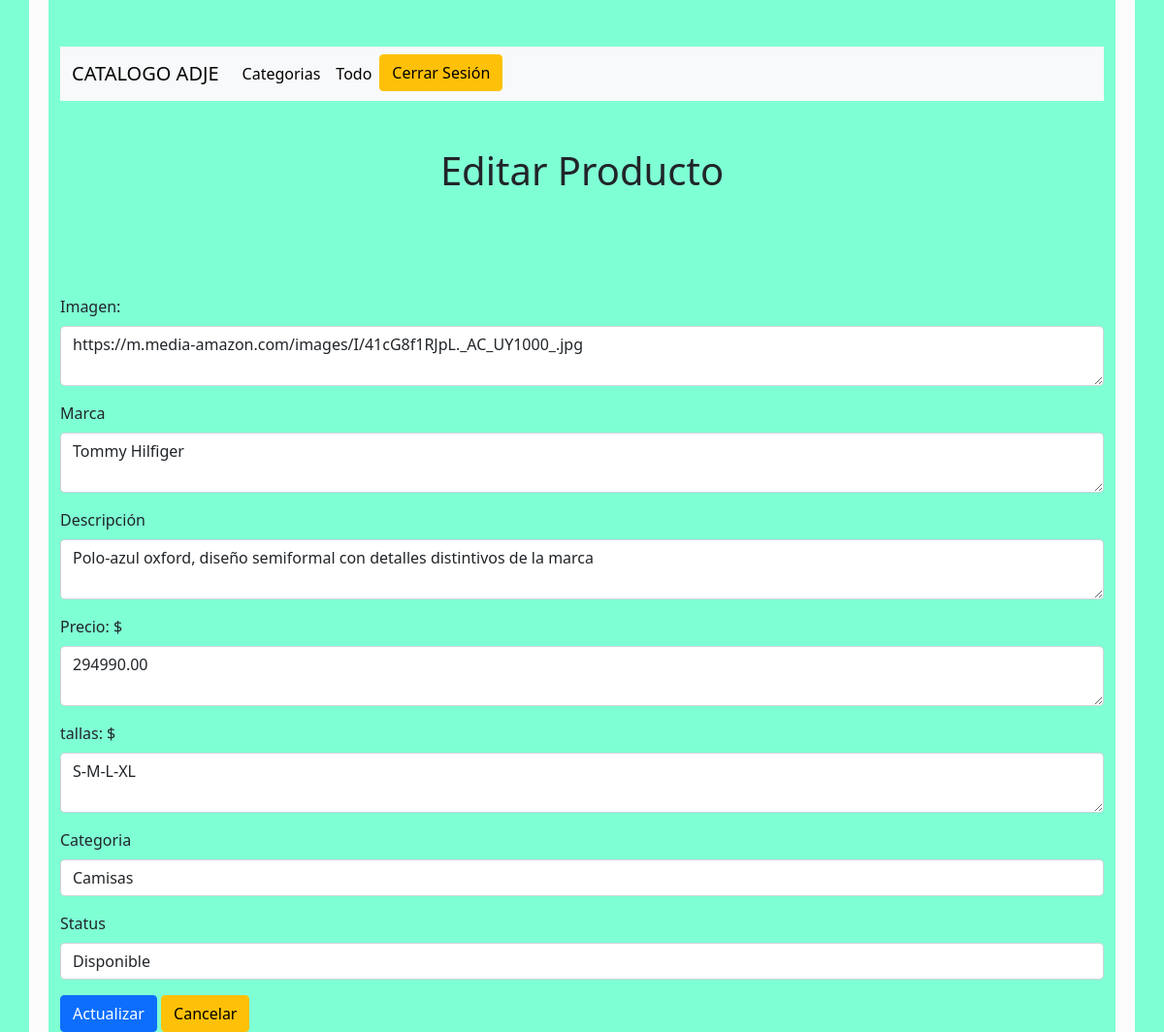
The page /task-edit/8/ (signed in) on the database its author committed.
### todolist/models.py (models this page shows, shortened)
class Task(models.Model):
    imagen= models.TextField()
    title = models.CharField(max_length=300)
    description = models.TextField()
    precio=models.DecimalField(max_digits=10, decimal_places=2)
    tallas=models.TextField()
    done = models.BooleanField(default=False)
    user = models.ForeignKey(User,on_delete=models.CASCADE)
    project = models.ForeignKey(Project,on_delete=models.CASCADE)

### todolist/views.py (the view)
# urls.py: path('task-edit/<int:task_id>/',views.showUpdateTaskForm, name="tasks.edit"),
@login_required
def showUpdateTaskForm(request, task_id):
    projects = Project.objects.filter(user=request.user)
    task = get_object_or_404(Task, id=task_id)
    return render(request,'tasks/update.html',{
        "projects" : projects,
        "task": task
    })

### todolist/templates/tasks/update.html (shortened to what this page needs)
{% extends "layouts/base.html" %}
{% block content %}
<div class="d-flex justify-content-center align-items-center pt-5 pb-5">
    <h1 class="text-center">
        Editar Producto
    </h1>
</div>
<form action="{% url 'tasks.update' task.id %}" method="POST" class="pt-5">
    <div class="mb-3">
        <label for="imagen"class="form-label">Imagen: </label>
        <textarea type="text" class="form-control" id="imagen" name="imagen">{{ task.imagen }}</textarea>
    </div>
    <div class="mb-3">
        <label for="title" class="form-label">Marca</label>
        <textarea type="text" class="form-control" id="title" name="title">{{ task.title }}</textarea>
    </div>
    <div class="mb-3">
        <label for="description" class="form-label">Descripción</label>
        <textarea type="text" class="form-control" id="description" name="description">{{ task.description }}</textarea>
    </div>
    <div class="mb-3">
        <label for="precio" class="form-label"> Precio: $</label>
        <textarea type="number" class="form-control" id="precio" name="precio">{{task.precio}}</textarea>
    </div>
    <div class="mb-3">
        <label for="tallas" class="form-label"> tallas: $</label>
        <textarea type="text" class="form-control" id="tallas" name="tallas">{{task.tallas}}</textarea>
    </div>
    <div class="mb-3">
        <label for="project" class="form-label">Categoria</label>
        <select class="form-control" name="project_id" id="project">
            {% for project in projects %}
            {% if project.id == task.project_id %}
            <option value="{{ project.id }}" selected>{{ project.name }}</option>
            {% else %}
            <option value="{{ project.id }}">{{ project.name }}</option>
            {% endif %}
            {% endfor %}
        </select>
    </div>
    <div class="mb-3">
        <label for="done" class="form-label">Status</label>
        <select class="form-control" name="done" id="done">
            {% if task.done == 1 %}
            <option value="1" selected>Disponible</option>
            {% else %}
            <option value="1" >Disponible</option>
            {% endif %}
        </select>
    </div>
    <div class="row">
        <div class="col-sm-12 justify-content-start">
            <button type="submit" class="btn btn-primary">Actualizar</button>
            <a href="{% url 'tasks.list' %}" class="btn btn-warning">Cancelar</a>
        </div>
    </div>
</form>
{% endblock %}

### todolist/templates/layouts/base.html (style rules this page uses)
body { background-color: aquamarine; }

### rows shown on the page
Task: imagen "https://m.media-amazon.com/images/I/41cG8f1RJpL._AC_UY1000_.jpg", title "Tommy Hilfiger", description "Polo-azul oxford, diseño semiformal con detalles distintivos de la marca", precio "294990.00", tallas "S-M-L-XL", done "Disponible"

### other values the page prints
form field project_id "Camisas"
